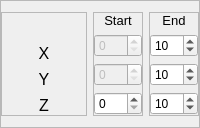
        <widget class="QFrame" name="frame_5">
         <property name="minimumSize">
          <size>
           <width>100</width>
           <height>100</height>
          </size>
         </property>
         <property name="frameShape">
          <enum>QFrame::StyledPanel</enum>
         </property>
         <property name="frameShadow">
          <enum>QFrame::Raised</enum>
         </property>
         <layout class="QHBoxLayout" name="horizontalLayout_7">
          <property name="leftMargin">
           <number>0</number>
          </property>
          <property name="rightMargin">
           <number>0</number>
          </property>
          <item>
           <widget class="QFrame" name="frame_18">
            <property name="minimumSize">
             <size>
              <width>0</width>
              <height>0</height>
             </size>
            </property>
            <property name="frameShape">
             <enum>QFrame::StyledPanel</enum>
            </property>
            <property name="frameShadow">
             <enum>QFrame::Raised</enum>
            </property>
            <layout class="QVBoxLayout" name="verticalLayout_9">
             <property name="leftMargin">
              <number>0</number>
             </property>
             <property name="topMargin">
              <number>0</number>
             </property>
             <property name="rightMargin">
              <number>0</number>
             </property>
             <property name="bottomMargin">
              <number>0</number>
             </property>
             <item>
              <widget class="QLabel" name="label_5">
               <property name="minimumSize">
                <size>
                 <width>0</width>
                 <height>0</height>
                </size>
               </property>
               <property name="maximumSize">
                <size>
                 <width>16777215</width>
                 <height>30</height>
                </size>
               </property>
               <property name="text">
                <string/>
               </property>
              </widget>
             </item>
             <item>
              <widget class="QLabel" name="label_6">
               <property name="maximumSize">
                <size>
                 <width>16777215</width>
                 <height>20</height>
                </size>
               </property>
               <property name="font">
                <font>
                 <pointsize>12</pointsize>
                </font>
               </property>
               <property name="text">
                <string>X</string>
               </property>
               <property name="alignment">
                <set>Qt::AlignCenter</set>
               </property>
              </widget>
             </item>
             <item>
              <widget class="QLabel" name="label_7">
               <property name="maximumSize">
                <size>
                 <width>16777215</width>
                 <height>20</height>
                </size>
               </property>
               <property name="font">
                <font>
                 <pointsize>12</pointsize>
                </font>
               </property>
               <property name="text">
                <string>Y</string>
               </property>
               <property name="alignment">
                <set>Qt::AlignCenter</set>
               </property>
              </widget>
             </item>
             <item>
              <widget class="QLabel" name="label_8">
               <property name="maximumSize">
                <size>
                 <width>16777215</width>
                 <height>20</height>
                </size>
               </property>
               <property name="font">
                <font>
                 <pointsize>12</pointsize>
                </font>
               </property>
               <property name="text">
                <string>Z</string>
               </property>
               <property name="alignment">
                <set>Qt::AlignCenter</set>
               </property>
              </widget>
             </item>
            </layout>
           </widget>
          </item>
          <item>
           <widget class="QFrame" name="frame_24">
            <property name="minimumSize">
             <size>
              <width>50</width>
              <height>50</height>
             </size>
            </property>
            <property name="maximumSize">
             <size>
              <width>50</width>
              <height>16777215</height>
             </size>
            </property>
            <property name="frameShape">
             <enum>QFrame::StyledPanel</enum>
            </property>
            <property name="frameShadow">
             <enum>QFrame::Raised</enum>
            </property>
            <layout class="QVBoxLayout" name="verticalLayout_10">
             <property name="leftMargin">
              <number>0</number>
             </property>
             <property name="topMargin">
              <number>0</number>
             </property>
             <property name="rightMargin">
              <number>0</number>
             </property>
             <property name="bottomMargin">
              <number>0</number>
             </property>
             <item>
              <widget class="QLabel" name="priority_lbl_12">
               <property name="maximumSize">
                <size>
                 <width>16777215</width>
                 <height>30</height>
                </size>
               </property>
               <property name="font">
                <font>
                 <pointsize>10</pointsize>
                </font>
               </property>
               <property name="text">
                <string>Start</string>
               </property>
               <property name="alignment">
                <set>Qt::AlignCenter</set>
               </property>
              </widget>
             </item>
             <item>
              <widget class="QSpinBox" name="yStartSpinbox">
               <property name="enabled">
                <bool>false</bool>
               </property>
               <property name="minimumSize">
                <size>
                 <width>40</width>
                 <height>0</height>
                </size>
               </property>
               <property name="maximumSize">
                <size>
                 <width>16777215</width>
                 <height>16777215</height>
                </size>
               </property>
               <property name="minimum">
                <number>0</number>
               </property>
               <property name="maximum">
                <number>10000</number>
               </property>
               <property name="value">
                <number>0</number>
               </property>
              </widget>
             </item>
             <item>
              <widget class="QSpinBox" name="xStartSpinbox">
               <property name="enabled">
                <bool>false</bool>
               </property>
               <property name="minimumSize">
                <size>
                 <width>40</width>
                 <height>0</height>
                </size>
               </property>
               <property name="maximumSize">
                <size>
                 <width>16777215</width>
                 <height>16777215</height>
                </size>
               </property>
               <property name="minimum">
                <number>0</number>
               </property>
               <property name="maximum">
                <number>10000</number>
               </property>
               <property name="value">
                <number>0</number>
               </property>
              </widget>
             </item>
             <item>
              <widget class="QSpinBox" name="zStartSpinbox">
               <property name="minimumSize">
                <size>
                 <width>40</width>
                 <height>0</height>
                </size>
               </property>
               <property name="maximumSize">
                <size>
                 <width>16777215</width>
                 <height>16777215</height>
                </size>
               </property>
               <property name="minimum">
                <number>0</number>
               </property>
               <property name="maximum">
                <number>10000</number>
               </property>
               <property name="value">
                <number>0</number>
               </property>
              </widget>
             </item>
            </layout>
           </widget>
          </item>
          <item>
           <widget class="QFrame" name="frame_25">
            <property name="minimumSize">
             <size>
              <width>50</width>
              <height>50</height>
             </size>
            </property>
            <property name="maximumSize">
             <size>
              <width>50</width>
              <height>16777215</height>
             </size>
            </property>
            <property name="frameShape">
             <enum>QFrame::StyledPanel</enum>
            </property>
            <property name="frameShadow">
             <enum>QFrame::Raised</enum>
            </property>
            <layout class="QVBoxLayout" name="verticalLayout_11">
             <property name="leftMargin">
              <number>0</number>
             </property>
             <property name="topMargin">
              <number>0</number>
             </property>
             <property name="rightMargin">
              <number>0</number>
             </property>
             <property name="bottomMargin">
              <number>0</number>
             </property>
             <item>
              <widget class="QLabel" name="priority_lbl_13">
               <property name="maximumSize">
                <size>
                 <width>16777215</width>
                 <height>30</height>
                </size>
               </property>
               <property name="font">
                <font>
                 <pointsize>10</pointsize>
                </font>
               </property>
               <property name="text">
                <string>End</string>
               </property>
               <property name="alignment">
                <set>Qt::AlignCenter</set>
               </property>
              </widget>
             </item>
             <item>
              <widget class="QSpinBox" name="yEndSpinbox">
               <property name="minimumSize">
                <size>
                 <width>40</width>
                 <height>0</height>
                </size>
               </property>
               <property name="maximumSize">
                <size>
                 <width>16777215</width>
                 <height>16777215</height>
                </size>
               </property>
               <property name="minimum">
                <number>0</number>
               </property>
               <property name="maximum">
                <number>100</number>
               </property>
               <property name="value">
                <number>10</number>
               </property>
              </widget>
             </item>
             <item>
              <widget class="QSpinBox" name="xEndSpinbox">
               <property name="minimumSize">
                <size>
                 <width>40</width>
                 <height>0</height>
                </size>
               </property>
               <property name="maximumSize">
                <size>
                 <width>16777215</width>
                 <height>16777215</height>
                </size>
               </property>
               <property name="minimum">
                <number>0</number>
               </property>
               <property name="maximum">
                <number>100</number>
               </property>
               <property name="value">
                <number>10</number>
               </property>
              </widget>
             </item>
             <item>
              <widget class="QSpinBox" name="zEndSpinbox">
               <property name="minimumSize">
                <size>
                 <width>40</width>
                 <height>0</height>
                </size>
               </property>
               <property name="maximumSize">
                <size>
                 <width>16777215</width>
                 <height>16777215</height>
                </size>
               </property>
               <property name="minimum">
                <number>0</number>
               </property>
               <property name="maximum">
                <number>600</number>
               </property>
               <property name="value">
                <number>10</number>
               </property>
              </widget>
             </item>
            </layout>
           </widget>
          </item>
         </layout>
        </widget>
